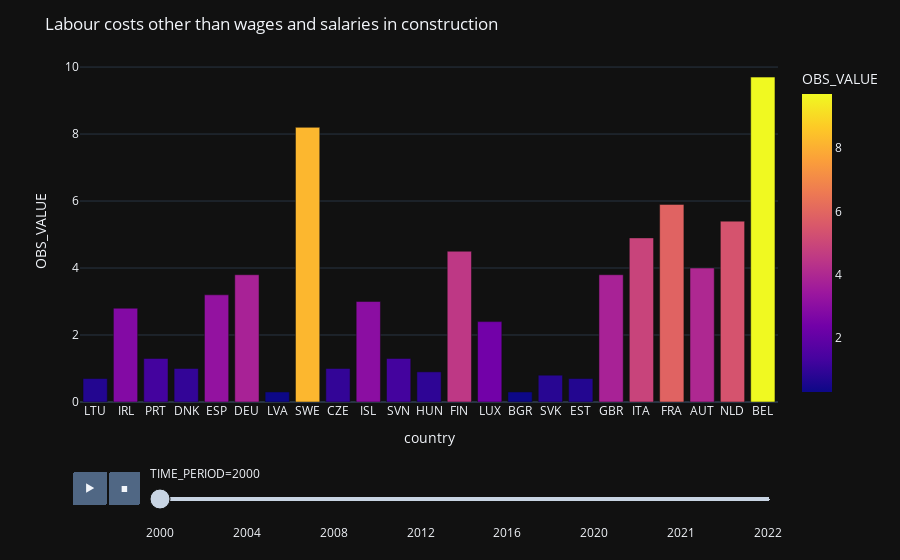

The code cell stored with this chart in its notebook:
### Code cell
fig = px.bar(
  other_costs,
  x='iso3', y='OBS_VALUE',
  color='OBS_VALUE',
  animation_frame='TIME_PERIOD',
  animation_group='iso3',
  hover_name='iso3',
 # range_y=[0,50],
 # range_x=[0,30]
)
fig.update_layout(
    title_text = 'Labour costs other than wages and salaries in construction',
    template='plotly_dark',
    xaxis_title='country'
)
fig.show()

### Figure 1 — Plotly figure (JSON) as saved in the notebook; plotly's stock layout.template omitted (floating-point values rounded to 4 significant figures)
{"data": [{"alignmentgroup": "True", "hovertemplate": "<b>%{hovertext}</b><br><br>TIME_PERIOD=2000<br>iso3=%{x}<br>OBS_VALUE=%{marker.color}<extra></extra>", "hovertext": ["LTU", "IRL", "PRT", "DNK", "ESP", "DEU", "LVA", "SWE", "CZE", "ISL", "SVN", "HUN", "FIN", "LUX", "BGR", "SVK", "EST", "GBR", "ITA", "FRA", "AUT", "NLD", "BEL"], "ids": ["LTU", "IRL", "PRT", "DNK", "ESP", "DEU", "LVA", "SWE", "CZE", "ISL", "SVN", "HUN", "FIN", "LUX", "BGR", "SVK", "EST", "GBR", "ITA", "FRA", "AUT", "NLD", "BEL"], "legendgroup": "", "marker": {"color": [0.7, 2.8, 1.3, 1, 3.2, 3.8, 0.3, 8.2, 1, 3, 1.3, 0.9, 4.5, 2.4, 0.3, 0.8, 0.7, 3.8, 4.9, 5.9, 4, 5.4, 9.7], "coloraxis": "coloraxis", "pattern": {"shape": ""}}, "name": "", "offsetgroup": "", "orientation": "v", "showlegend": false, "textposition": "auto", "type": "bar", "x": ["LTU", "IRL", "PRT", "DNK", "ESP", "DEU", "LVA", "SWE", "CZE", "ISL", "SVN", "HUN", "FIN", "LUX", "BGR", "SVK", "EST", "GBR", "ITA", "FRA", "AUT", "NLD", "BEL"], "xaxis": "x", "y": [0.7, 2.8, 1.3, 1, 3.2, 3.8, 0.3, 8.2, 1, 3, 1.3, 0.9, 4.5, 2.4, 0.3, 0.8, 0.7, 3.8, 4.9, 5.9, 4, 5.4, 9.7], "yaxis": "y"}], "layout": {"barmode": "relative", "coloraxis": {"colorbar": {"title": {"text": "OBS_VALUE"}}, "colorscale": [[0, "#0d0887"], [0.1111, "#46039f"], [0.2222, "#7201a8"], [0.3333, "#9c179e"], [0.4444, "#bd3786"], [0.5556, "#d8576b"], [0.6667, "#ed7953"], [0.7778, "#fb9f3a"], [0.8889, "#fdca26"], [1, "#f0f921"]]}, "legend": {"tracegroupgap": 0}, "margin": {"t": 60}, "sliders": [{"active": 0, "currentvalue": {"prefix": "TIME_PERIOD="}, "len": 0.9, "pad": {"b": 10, "t": 60}, "steps": [{"args": [["2000"], {"frame": {"duration": 0, "redraw": true}, "fromcurrent": true, "mode": "immediate", "transition": {"duration": 0, "easing": "linear"}}], "label": "2000", "method": "animate"}, {"args": [["2004"], {"frame": {"duration": 0, "redraw": true}, "fromcurrent": true, "mode": "immediate", "transition": {"duration": 0, "easing": "linear"}}], "label": "2004", "method": "animate"}, {"args": [["2008"], {"frame": {"duration": 0, "redraw": true}, "fromcurrent": true, "mode": "immediate", "transition": {"duration": 0, "easing": "linear"}}], "label": "2008", "method": "animate"}, {"args": [["2012"], {"frame": {"duration": 0, "redraw": true}, "fromcurrent": true, "mode": "immediate", "transition": {"duration": 0, "easing": "linear"}}], "label": "2012", "method": "animate"}, {"args": [["2016"], {"frame": {"duration": 0, "redraw": true}, "fromcurrent": true, "mode": "immediate", "transition": {"duration": 0, "easing": "linear"}}], "label": "2016", "method": "animate"}, {"args": [["2020"], {"frame": {"duration": 0, "redraw": true}, "fromcurrent": true, "mode": "immediate", "transition": {"duration": 0, "easing": "linear"}}], "label": "2020", "method": "animate"}, {"args": [["2021"], {"frame": {"duration": 0, "redraw": true}, "fromcurrent": true, "mode": "immediate", "transition": {"duration": 0, "easing": "linear"}}], "label": "2021", "method": "animate"}, {"args": [["2022"], {"frame": {"duration": 0, "redraw": true}, "fromcurrent": true, "mode": "immediate", "transition": {"duration": 0, "easing": "linear"}}], "label": "2022", "method": "animate"}], "x": 0.1, "xanchor": "left", "y": 0, "yanchor": "top"}], "title": {"text": "Labour costs other than wages and salaries in construction"}, "updatemenus": [{"buttons": [{"args": [null, {"frame": {"duration": 500, "redraw": true}, "fromcurrent": true, "mode": "immediate", "transition": {"duration": 500, "easing": "linear"}}], "label": "&#9654;", "method": "animate"}, {"args": [[null], {"frame": {"duration": 0, "redraw": true}, "fromcurrent": true, "mode": "immediate", "transition": {"duration": 0, "easing": "linear"}}], "label": "&#9724;", "method": "animate"}], "direction": "left", "pad": {"r": 10, "t": 70}, "showactive": false, "type": "buttons", "x": 0.1, "xanchor": "right", "y": 0, "yanchor": "top"}], "xaxis": {"anchor": "y", "domain": [0, 1], "title": {"text": "country"}}, "yaxis": {"anchor": "x", "domain": [0, 1], "title": {"text": "OBS_VALUE"}}}}
